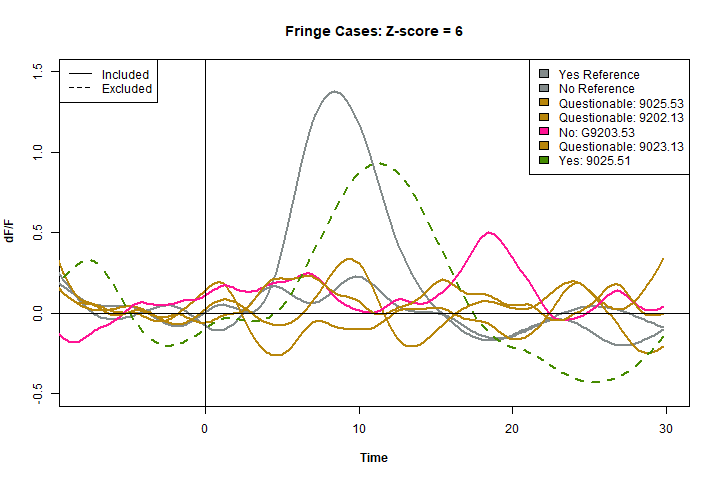

The R source for this figure:
## Required packages
library(data.table)
library(dplyr)
library(tidyverse)
library(gsignal)
library(boxfilter)
library(npreg)
## Open a png file
png(filename = "./plots/zFringe6.png", width = 720, height = 480)
## make the plot
plot(G9202.32$time, G9202.32$dFF, type = "n", xlim = c(-8, 30), ylim = c(-0.5, 1.5), 
     main = "Fringe Cases: Z-score = 6", 
     xlab = substitute(paste(bold('Time'))), ylab = substitute(paste(bold('dF/F'))))
lines(predict(ss.9025.73, G9025.73$time), col = "azure4", lwd = 2)
lines(predict(ss.9023.12, G9023.12$time), col = "azure4", lwd = 2)
lines(predict(ss.9025.53, G9025.53$time), col = "darkgoldenrod", lwd = 2)
lines(predict(ss.9202.13, G9202.13$time), col = "darkgoldenrod", lwd = 2)
lines(predict(ss.9203.53, G9203.53$time), col = "deeppink", lwd = 2)
lines(predict(ss.9023.13, G9023.13$time), col = "darkgoldenrod", lwd = 2)
lines(predict(ss.9025.51, G9025.51$time), col = "chartreuse4", lty = 2, lwd = 2)
legend("topright", 
       legend = c("Yes Reference", "No Reference", 
                  "Questionable: 9025.53", "Questionable: 9202.13", 
                  "No: G9203.53", "Questionable: 9023.13", "Yes: 9025.51"),
       fill = c("azure4", "azure4", "darkgoldenrod", "darkgoldenrod", "deeppink",
                "darkgoldenrod", "chartreuse4"))
legend("topleft", legend = c("Included", "Excluded"), lty = 1:2)
abline(a = 0, b = 0, h = 0, v = 0, lwd = 1)
dev.off()